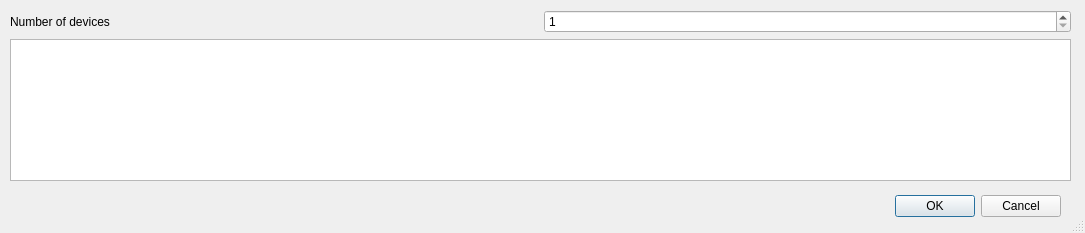
<?xml version="1.0" encoding="UTF-8"?>
<ui version="4.0">
 <class>DialogDevices</class>
 <widget class="QDialog" name="DialogDevices">
  <property name="geometry">
   <rect>
    <x>0</x>
    <y>0</y>
    <width>1085</width>
    <height>233</height>
   </rect>
  </property>
  <property name="sizePolicy">
   <sizepolicy hsizetype="Expanding" vsizetype="Expanding">
    <horstretch>0</horstretch>
    <verstretch>0</verstretch>
   </sizepolicy>
  </property>
  <property name="windowTitle">
   <string>Devices</string>
  </property>
  <property name="sizeGripEnabled">
   <bool>true</bool>
  </property>
  <widget class="QDialogButtonBox" name="buttonBox">
   <property name="geometry">
    <rect>
     <x>720</x>
     <y>190</y>
     <width>341</width>
     <height>32</height>
    </rect>
   </property>
   <property name="orientation">
    <enum>Qt::Orientation::Horizontal</enum>
   </property>
   <property name="standardButtons">
    <set>QDialogButtonBox::StandardButton::Cancel|QDialogButtonBox::StandardButton::Ok</set>
   </property>
  </widget>
  <widget class="QWidget" name="verticalLayoutWidget">
   <property name="geometry">
    <rect>
     <x>10</x>
     <y>10</y>
     <width>1061</width>
     <height>171</height>
    </rect>
   </property>
   <layout class="QVBoxLayout" name="verticalLayout">
    <property name="sizeConstraint">
     <enum>QLayout::SizeConstraint::SetNoConstraint</enum>
    </property>
    <item>
     <layout class="QHBoxLayout" name="horizontalLayout_2">
      <item>
       <widget class="QLabel" name="label">
        <property name="text">
         <string>Number of devices</string>
        </property>
       </widget>
      </item>
      <item>
       <widget class="QSpinBox" name="spinNrDevices">
        <property name="minimum">
         <number>1</number>
        </property>
       </widget>
      </item>
     </layout>
    </item>
    <item>
     <widget class="QTableWidget" name="tableDevices">
      <attribute name="horizontalHeaderCascadingSectionResizes">
       <bool>true</bool>
      </attribute>
     </widget>
    </item>
   </layout>
  </widget>
 </widget>
 <resources/>
 <connections>
  <connection>
   <sender>buttonBox</sender>
   <signal>accepted()</signal>
   <receiver>DialogDevices</receiver>
   <slot>accept()</slot>
   <hints>
    <hint type="sourcelabel">
     <x>248</x>
     <y>254</y>
    </hint>
    <hint type="destinationlabel">
     <x>157</x>
     <y>274</y>
    </hint>
   </hints>
  </connection>
  <connection>
   <sender>buttonBox</sender>
   <signal>rejected()</signal>
   <receiver>DialogDevices</receiver>
   <slot>reject()</slot>
   <hints>
    <hint type="sourcelabel">
     <x>316</x>
     <y>260</y>
    </hint>
    <hint type="destinationlabel">
     <x>286</x>
     <y>274</y>
    </hint>
   </hints>
  </connection>
 </connections>
</ui>
